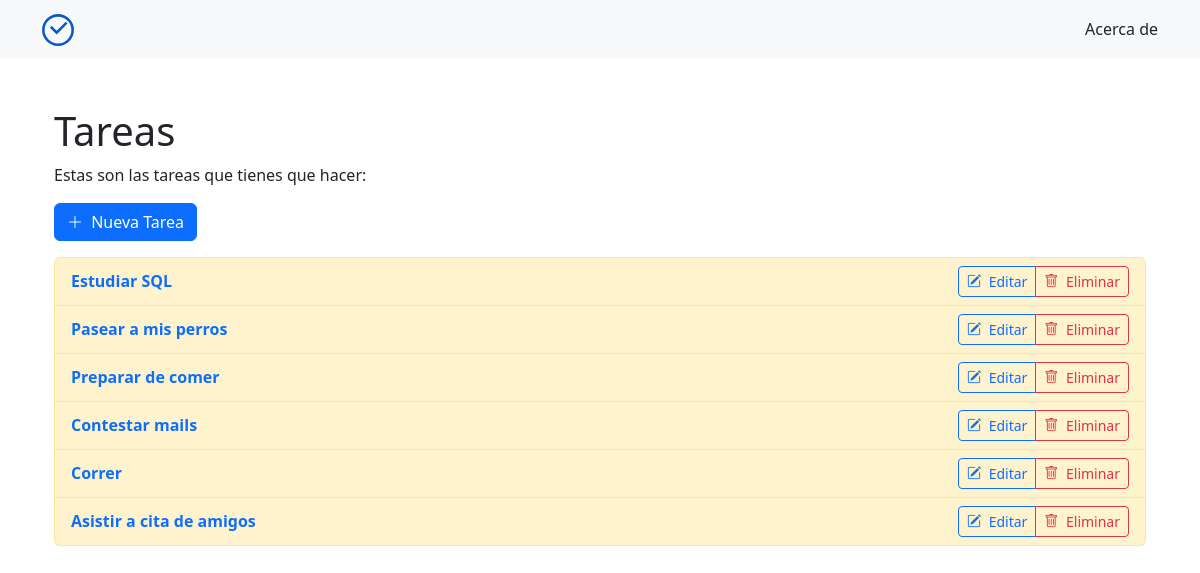
Before: / with the older database file.
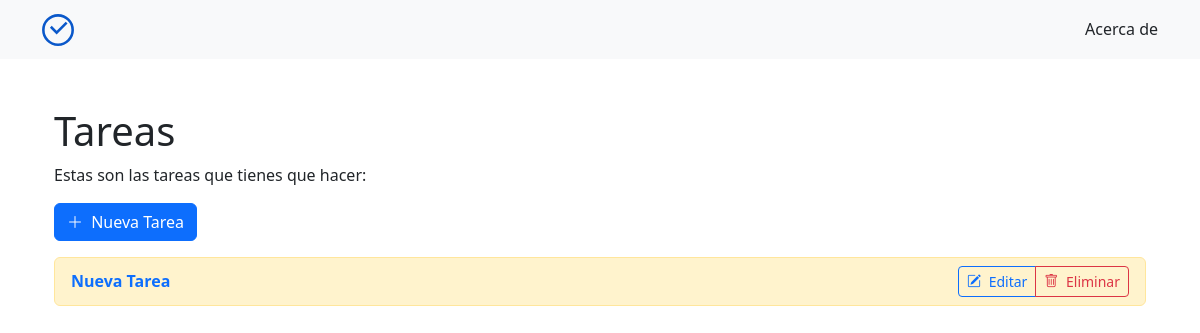
After: the same page with the newer database file.
### tables this page shows
CREATE TABLE tareas (
            id INTEGER PRIMARY KEY AUTOINCREMENT,
            nombre TEXT NOT NULL,
            estado TEXT NOT NULL DEFAULT 'pendiente',
            categoria_id INTEGER NOT NULL,
            created_at TEXT NOT NULL DEFAULT (datetime('now','localtime')),
            updated_at TEXT NOT NULL DEFAULT (datetime('now','localtime')),
            FOREIGN KEY (categoria_id) REFERENCES categorias(id)
                ON UPDATE CASCADE
                ON DELETE RESTRICT
        );

### app.py (the view)
@app.route("/")
def index():
    registros = Tarea.get_all()
    return render_template("index.html", tareas=registros)

### database.py (called while the page is built)
def connect_db():
    conn = sqlite3.connect(DATABASE_NAME) # Conecta a la base de datos
    conn.row_factory = sqlite3.Row  # Devuelve filas tipo Row: acceso por índice y por llave
    conn.execute("PRAGMA foreign_keys = ON") # Activa el modo de clave foránea
    return conn

def query_all(sql, params=None):
    conn = connect_db()
    rows = conn.execute(sql, params or ()).fetchall()
    conn.close()
    return rows

### models/tarea.py (called while the page is built)
    @staticmethod
    def get_all():
        return query_all(
            "SELECT id, nombre, estado, categoria_id, created_at, updated_at FROM tareas ORDER BY id"
        )

### templates/index.html (shortened to what this page needs)
{% extends "layout.html" %}
{% block content %}
<section class="container mt-4" id="tareas">
  <header>
    <h1>Tareas</h1>
    <p>Estas son las tareas que tienes que hacer:</p>
  </header>
  <a href="/crear" class="btn btn-primary mb-3" title="Crear Nueva Tarea">
    <i class="bi bi-plus-lg me-1"></i>
    Nueva Tarea
  </a>
  {% if tareas %}
  <div class="list-group">
    {% for tarea in tareas %}
    {% set is_done = tarea.estado == 'completada' %}
    <div class="list-group-item d-flex justify-content-between align-items-center {{ 'list-group-item-success' if is_done else 'list-group-item-warning' }}">
      <a href="/tarea/{{ tarea.id }}" class="text-decoration-none">
        <span class="fw-semibold">{{ tarea.nombre }}</span>
      </a>
      <div class="btn-group" role="group">
        <a href="/editar/{{ tarea.id }}" class="btn btn-sm btn-outline-primary">
          <i class="bi bi-pencil-square me-1"></i>
          Editar
        </a>
        <a href="/eliminar/{{ tarea.id }}" class="btn btn-sm btn-outline-danger delete-tarea" data-id="{{ tarea.id }}">
          <i class="bi bi-trash me-1"></i>
          Eliminar
        </a>
      </div>
    </div>
    {% endfor %}
  </div>
  {% else %}
  <div class="alert alert-warning">
    No hay tareas pendientes. ¡Agrega una nueva tarea!
  </div>
  {% endif %}
</section>
{% endblock %}

### templates/layout.html (shortened to what this page needs)
<!DOCTYPE html>
<html lang="en">
  <head>
    <link href="https://cdn.jsdelivr.net/npm/bootstrap@5.3.8/dist/css/bootstrap.min.css" rel="stylesheet">
    <link rel="stylesheet" href="https://cdn.jsdelivr.net/npm/bootstrap-icons@1.11.3/font/bootstrap-icons.min.css">
  </head>
  <body>
    <nav class="navbar navbar-expand-lg navbar-light bg-light">
      <div class="container">
        <a href="/" class="navbar-brand">
          <img src="/static/rutina.py-logo.svg" alt="Logo Rutina.py" width="32" height="32">
        </a>
        <a href="/acerca" class="nav-link">Acerca de</a>
      </div>
    </nav>
    <br>
    <main class="container">
      {% block content %}
      {% endblock %}
    </main>
  </body>
</html>

Changed rows visible on the page:
removed tareas: nombre "Estudiar SQL"
removed tareas: nombre "Pasear a mis perros"
removed tareas: nombre "Preparar de comer"
removed tareas: nombre "Contestar mails"
removed tareas: nombre "Correr"
removed tareas: nombre "Asistir a cita de amigos"
added tareas: nombre "Nueva Tarea"
